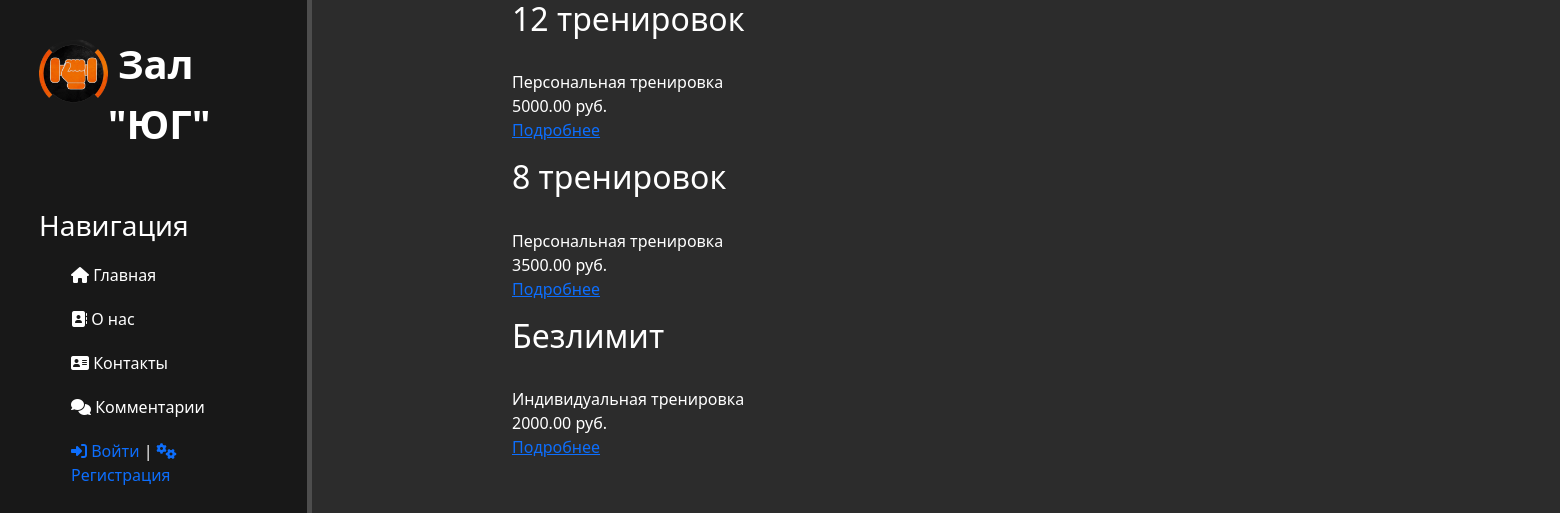
The page / on the database its author committed.
### main/models.py (models this page shows, shortened)
class Product(models.Model):
    title = models.CharField('Название', max_length=60)
    desc = models.TextField('Описание', null=True, blank=True)
    price = models.DecimalField('Цена', max_digits=10, decimal_places=2)
    category = models.ForeignKey(Category, on_delete=models.CASCADE, null=True, blank=True)
    image = models.ImageField('Обложка', upload_to='product_image', blank=True, null=True)
    date = models.DateField(auto_now=True, blank=True)
    state = models.BooleanField('Действительно?', default=True)
    class Meta:
        verbose_name = 'Товар'
        verbose_name_plural = 'Товары'

### main/views.py (the view)
# urls.py: path('', MainPage.as_view(), name='main-page'),
class MainPage(ListView):
    model = Product
    template_name = 'base.html'
    context_object_name = 'products'
    allow_empty = False
    def get_queryset(self):
        return Product.objects.all().values('title', 'price', 'pk', 'category__name')

### templates/base.html (shortened to what this page needs)
{% load static %}
<!DOCTYPE html>
<html lang="en">
<head>
    <link rel="stylesheet" href="https://cdn.jsdelivr.net/npm/bootstrap@5.2.2/dist/css/bootstrap.min.css">
    <link rel="stylesheet" href="{% static 'css/base.css' %}">
</head>
<body>
    <div class = 'header'>
        <img src="{% static 'img/logo_ug.png' %}" alt="Logo">
        <span class = 'logo'>Зал "ЮГ"</span>
        <h3>Навигация</h3>
        <ul>
            <a href="{% url 'main:main-page' %}"><li><i class="fa-solid fa-house"></i> Главная</li></a>
            <a href="{% url 'main:about-page' %}"><li><i class="fa-solid fa-address-book"></i> О нас</li></a>
            <a href="{% url 'main:contacts-page' %}"><li><i class="fa-solid fa-address-card"></i> Контакты</li></a>
            <a href="#"><li><i class="fa-solid fa-comments"></i> Комментарии</li></a>
            {% if request.user.is_authenticated  %}
                <li><a href="{% url 'users:profile' request.user.pk %}"><i class="fa-sharp fa-solid fa-right-to-bracket"></i> {{ request.user.username }}</a> | <a href='{% url 'users:logout' %}'>Выйти</a></li>
            {% else %}
                <li><a href="{% url 'users:user-login' %}"><i class="fa-sharp fa-solid fa-right-to-bracket"></i> Войти</a> | <a href="{% url 'users:user-registration' %}"><i class="fa-sharp fa-solid fa-gears"></i> Регистрация</a></li>
            {% endif %}
        </ul>
    </div>
    {% block content %}
        <div class='container'>
            {% for product in products %}
                <div class="cont-text">
                    <h2>{{ product.title }}</h2><br>
                    {{ product.category__name }}<br>
                    {{ product.price }} руб.<br>
                    <p><a href="{% url 'main:product-detail' product.pk %}">Подробнее</a></p>
                </div>
            {% endfor %}
        </div>
    {% endblock %}
</body>
</html>

### static/css/base.css (style rules this page uses)
* { margin: 0; padding: 0; }
body { background: #2c2c2c; }
.header { float: left; background: #181818; width: 20%; height: 100vh; padding: 2.5%; color: #fff; border-right: 5px solid #4d4d4d; position: fixed; }
.header img { width: 30%; float: left; }
.header .logo { font-size: 40px; margin-left: 10px; font-weight: bold; position: relative; top: -5px; }
.header h3 { margin-top: 50px; font-size: 28px; }
.header ul { list-style: none }
.header ul a { text-decoration: none; }
.header ul li { color: #fff; display: block; margin-top: 20px; transition: transform .6s ease; }
.container { margin-left: 500px; color: #fff; }

### rows shown on the page
Product: category__name "Персональная тренировка", price "5000.00"
Product: title "8 тренировок", category__name "Персональная тренировка", price "3500.00"
Product: title "Безлимит", category__name "Индивидуальная тренировка", price "2000.00"
